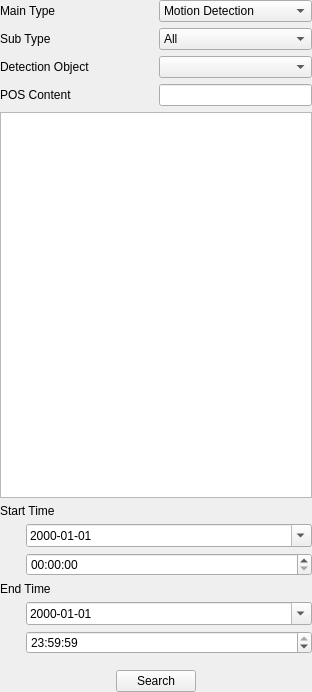
<?xml version="1.0" encoding="UTF-8"?>
<ui version="4.0">
 <class>PlaybackEvent</class>
 <widget class="QWidget" name="PlaybackEvent">
  <property name="geometry">
   <rect>
    <x>0</x>
    <y>0</y>
    <width>312</width>
    <height>692</height>
   </rect>
  </property>
  <property name="windowTitle">
   <string>Form</string>
  </property>
  <layout class="QVBoxLayout" name="verticalLayout">
   <property name="leftMargin">
    <number>0</number>
   </property>
   <property name="topMargin">
    <number>0</number>
   </property>
   <property name="rightMargin">
    <number>0</number>
   </property>
   <property name="bottomMargin">
    <number>0</number>
   </property>
   <item>
    <layout class="QGridLayout" name="gridLayout_3">
     <item row="2" column="1">
      <widget class="ComboBox" name="comboBoxDetectionObject">
       <property name="sizePolicy">
        <sizepolicy hsizetype="Ignored" vsizetype="Fixed">
         <horstretch>0</horstretch>
         <verstretch>0</verstretch>
        </sizepolicy>
       </property>
      </widget>
     </item>
     <item row="1" column="1">
      <widget class="ComboBox" name="comboBoxSubType">
       <property name="sizePolicy">
        <sizepolicy hsizetype="Ignored" vsizetype="Fixed">
         <horstretch>0</horstretch>
         <verstretch>0</verstretch>
        </sizepolicy>
       </property>
       <item>
        <property name="text">
         <string>All</string>
        </property>
       </item>
       <item>
        <property name="text">
         <string>Region Entrance</string>
        </property>
       </item>
       <item>
        <property name="text">
         <string>Region Exiting</string>
        </property>
       </item>
       <item>
        <property name="text">
         <string>Advanced Motion Detection</string>
        </property>
       </item>
       <item>
        <property name="text">
         <string>Tamper Detection</string>
        </property>
       </item>
       <item>
        <property name="text">
         <string>Line Crossing</string>
        </property>
       </item>
       <item>
        <property name="text">
         <string>Loitering</string>
        </property>
       </item>
       <item>
        <property name="text">
         <string>Human Detection</string>
        </property>
       </item>
      </widget>
     </item>
     <item row="2" column="0">
      <widget class="QLabel" name="labelDetectionObject">
       <property name="text">
        <string>Detection Object</string>
       </property>
      </widget>
     </item>
     <item row="1" column="0">
      <widget class="QLabel" name="label_subType">
       <property name="text">
        <string>Sub Type</string>
       </property>
      </widget>
     </item>
     <item row="0" column="1">
      <widget class="ComboBox" name="comboBox_mainType">
       <property name="sizePolicy">
        <sizepolicy hsizetype="Ignored" vsizetype="Fixed">
         <horstretch>1</horstretch>
         <verstretch>0</verstretch>
        </sizepolicy>
       </property>
       <item>
        <property name="text">
         <string>Motion Detection</string>
        </property>
       </item>
       <item>
        <property name="text">
         <string>Alarm Input</string>
        </property>
       </item>
       <item>
        <property name="text">
         <string>VCA</string>
        </property>
       </item>
      </widget>
     </item>
     <item row="0" column="0">
      <widget class="QLabel" name="label_mainType">
       <property name="sizePolicy">
        <sizepolicy hsizetype="Preferred" vsizetype="Preferred">
         <horstretch>1</horstretch>
         <verstretch>0</verstretch>
        </sizepolicy>
       </property>
       <property name="text">
        <string>Main Type</string>
       </property>
      </widget>
     </item>
     <item row="3" column="0">
      <widget class="QLabel" name="labelPosContent">
       <property name="text">
        <string>POS Content</string>
       </property>
      </widget>
     </item>
     <item row="3" column="1">
      <widget class="MyLineEdit" name="lineEditPosContent">
       <property name="maxLength">
        <number>256</number>
       </property>
      </widget>
     </item>
    </layout>
   </item>
   <item>
    <widget class="TreeView" name="treeView">
     <property name="sizePolicy">
      <sizepolicy hsizetype="Expanding" vsizetype="Expanding">
       <horstretch>0</horstretch>
       <verstretch>1</verstretch>
      </sizepolicy>
     </property>
    </widget>
   </item>
   <item>
    <widget class="QWidget" name="widget" native="true">
     <layout class="QGridLayout" name="gridLayout_4">
      <property name="leftMargin">
       <number>0</number>
      </property>
      <property name="topMargin">
       <number>0</number>
      </property>
      <property name="rightMargin">
       <number>0</number>
      </property>
      <property name="bottomMargin">
       <number>0</number>
      </property>
      <item row="2" column="1">
       <widget class="MyTimeEdit" name="timeEdit_start">
        <property name="displayFormat">
         <string>HH:mm:ss</string>
        </property>
       </widget>
      </item>
      <item row="1" column="1">
       <widget class="MyDateEdit" name="dateEdit_start">
        <property name="sizePolicy">
         <sizepolicy hsizetype="Minimum" vsizetype="Fixed">
          <horstretch>1</horstretch>
          <verstretch>0</verstretch>
         </sizepolicy>
        </property>
        <property name="displayFormat">
         <string>yyyy-MM-dd</string>
        </property>
        <property name="calendarPopup">
         <bool>true</bool>
        </property>
       </widget>
      </item>
      <item row="5" column="1">
       <widget class="MyTimeEdit" name="timeEdit_end">
        <property name="displayFormat">
         <string>HH:mm:ss</string>
        </property>
        <property name="time">
         <time>
          <hour>23</hour>
          <minute>59</minute>
          <second>59</second>
         </time>
        </property>
       </widget>
      </item>
      <item row="4" column="1">
       <widget class="MyDateEdit" name="dateEdit_end">
        <property name="displayFormat">
         <string>yyyy-MM-dd</string>
        </property>
        <property name="calendarPopup">
         <bool>true</bool>
        </property>
       </widget>
      </item>
      <item row="0" column="0" colspan="2">
       <widget class="QLabel" name="label_startTime">
        <property name="text">
         <string>Start Time</string>
        </property>
       </widget>
      </item>
      <item row="3" column="0" colspan="2">
       <widget class="QLabel" name="label_endTime">
        <property name="text">
         <string>End Time</string>
        </property>
       </widget>
      </item>
      <item row="1" column="0">
       <spacer name="horizontalSpacer_11">
        <property name="orientation">
         <enum>Qt::Horizontal</enum>
        </property>
        <property name="sizeType">
         <enum>QSizePolicy::Fixed</enum>
        </property>
        <property name="sizeHint" stdset="0">
         <size>
          <width>20</width>
          <height>20</height>
         </size>
        </property>
       </spacer>
      </item>
     </layout>
    </widget>
   </item>
   <item>
    <spacer name="verticalSpacer">
     <property name="orientation">
      <enum>Qt::Vertical</enum>
     </property>
     <property name="sizeHint" stdset="0">
      <size>
       <width>20</width>
       <height>10</height>
      </size>
     </property>
    </spacer>
   </item>
   <item>
    <layout class="QHBoxLayout" name="horizontalLayout_3">
     <item>
      <spacer name="horizontalSpacer_12">
       <property name="orientation">
        <enum>Qt::Horizontal</enum>
       </property>
       <property name="sizeHint" stdset="0">
        <size>
         <width>40</width>
         <height>20</height>
        </size>
       </property>
      </spacer>
     </item>
     <item>
      <widget class="QPushButton" name="pushButton_search">
       <property name="text">
        <string>Search</string>
       </property>
      </widget>
     </item>
     <item>
      <spacer name="horizontalSpacer_13">
       <property name="orientation">
        <enum>Qt::Horizontal</enum>
       </property>
       <property name="sizeHint" stdset="0">
        <size>
         <width>40</width>
         <height>20</height>
        </size>
       </property>
      </spacer>
     </item>
    </layout>
   </item>
  </layout>
 </widget>
 <customwidgets>
  <customwidget>
   <class>MyLineEdit</class>
   <extends>QLineEdit</extends>
   <header>mylineedit.h</header>
  </customwidget>
  <customwidget>
   <class>ComboBox</class>
   <extends>QComboBox</extends>
   <header>combobox.h</header>
  </customwidget>
  <customwidget>
   <class>MyTimeEdit</class>
   <extends>QTimeEdit</extends>
   <header>mytimeedit.h</header>
  </customwidget>
  <customwidget>
   <class>MyDateEdit</class>
   <extends>QDateEdit</extends>
   <header>mydateedit.h</header>
  </customwidget>
  <customwidget>
   <class>TreeView</class>
   <extends>QTreeView</extends>
   <header>treeview.h</header>
  </customwidget>
 </customwidgets>
 <tabstops>
  <tabstop>comboBox_mainType</tabstop>
  <tabstop>comboBoxSubType</tabstop>
  <tabstop>treeView</tabstop>
  <tabstop>dateEdit_start</tabstop>
  <tabstop>timeEdit_start</tabstop>
  <tabstop>dateEdit_end</tabstop>
  <tabstop>timeEdit_end</tabstop>
  <tabstop>pushButton_search</tabstop>
 </tabstops>
 <resources/>
 <connections/>
</ui>
